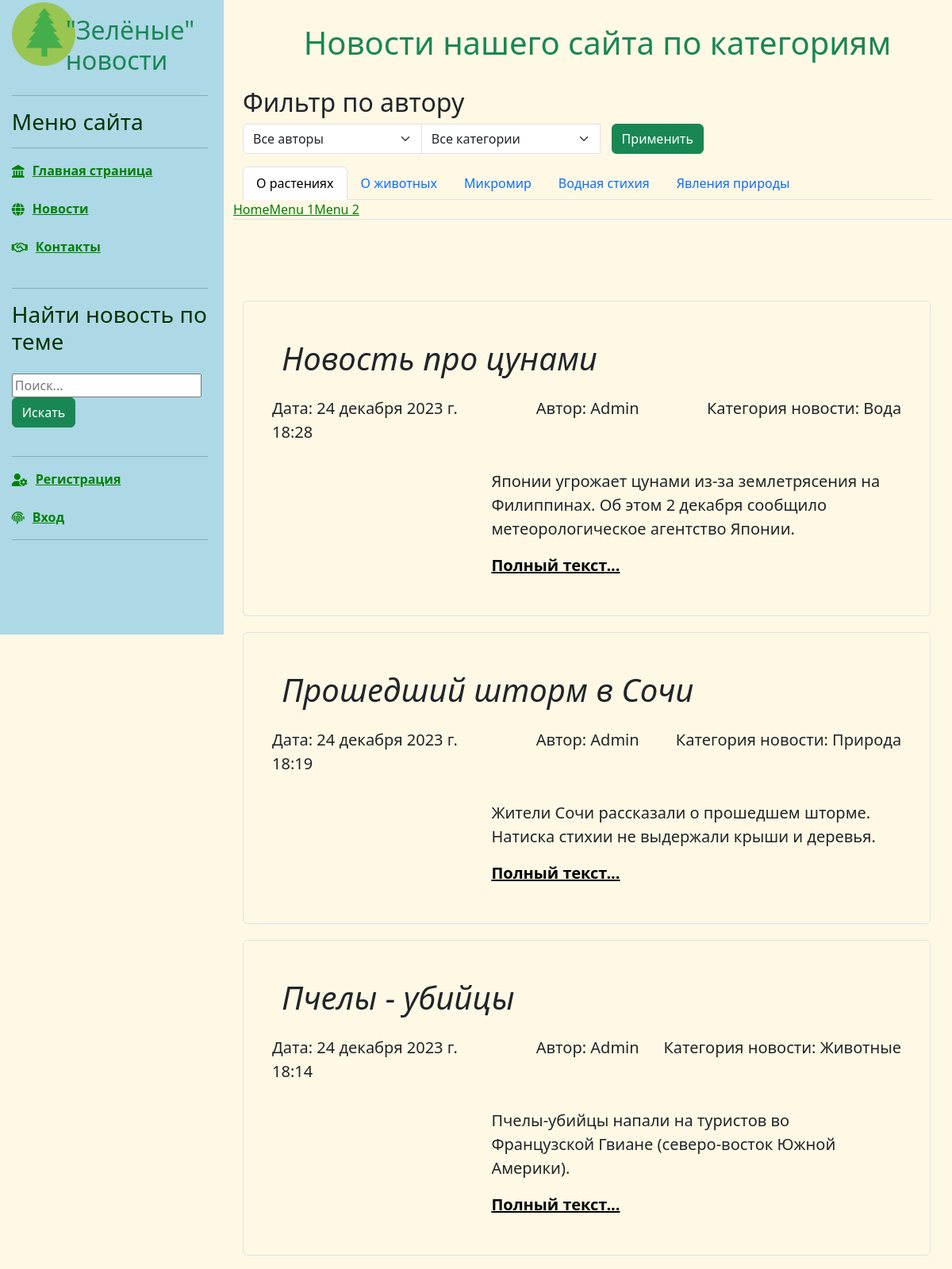
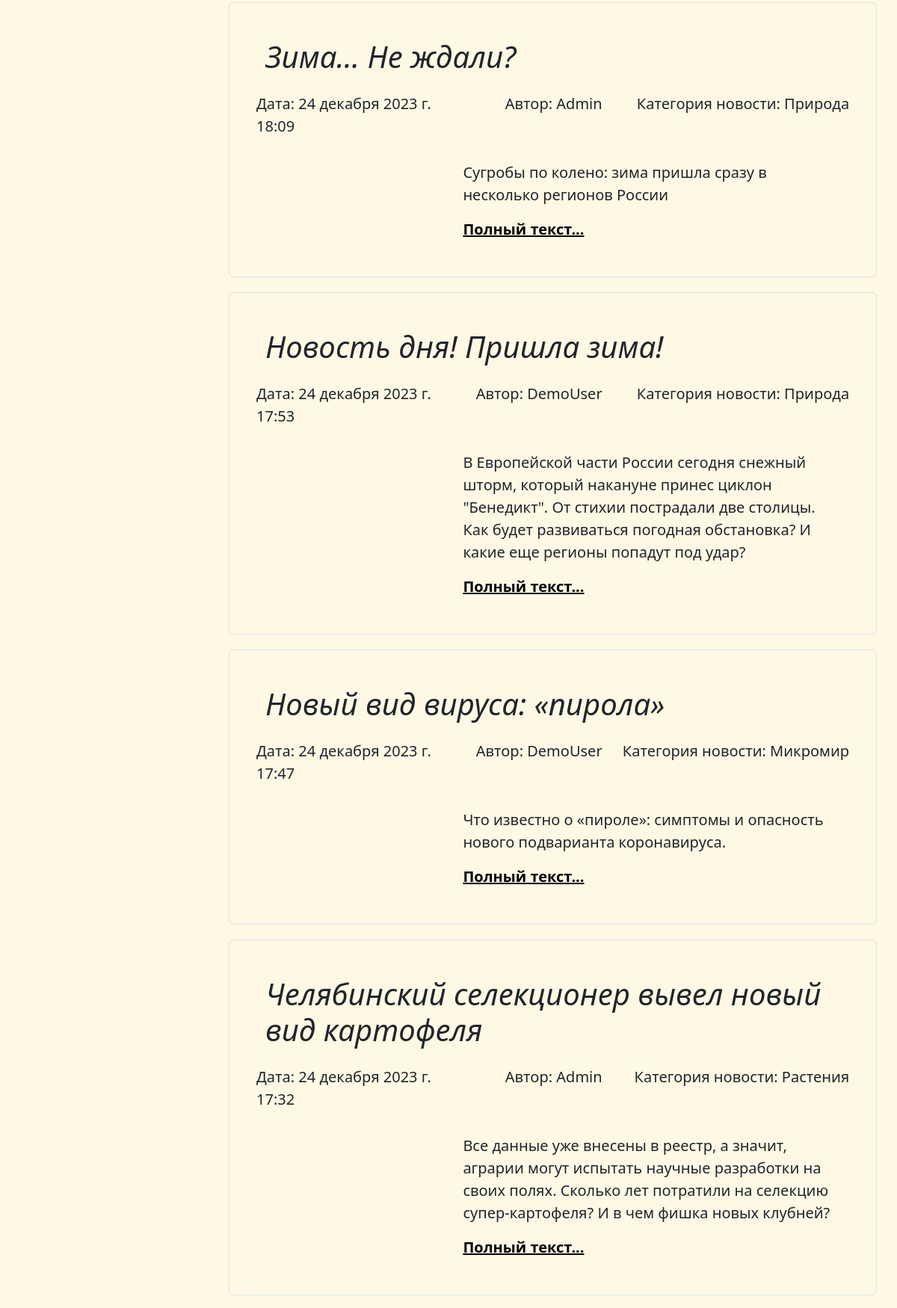
Page /news/news2/ (upper part) on the committed database (2 pictures, top to bottom).
### news/models.py (models this page shows, shortened)
class Article(models.Model):
    categories = (('A', 'Животные'),
                  ('P', 'Растения'),
                  ('M', 'Микромир'),
                  ('W', 'Вода'),
                  ('N', 'Природа'))
    author = models.ForeignKey(User, on_delete=models.CASCADE, null=True)
    title = models.CharField('Название', max_length=50, default='') #указывать длину обязательно#
    anouncement = models.TextField('Аннотация', max_length=250) #можно не указывать длину#
    text = models.TextField('Текст новости')
    date = models.DateTimeField('Дата публикации', auto_now=True) # auto_now=True - автоизменение новости auto_create=True - автосоздание новости#
    category = models.CharField(choices=categories, max_length=20, verbose_name='Категории')
    tags = models.ManyToManyField( to=Tag, blank=True, verbose_name='Теги')
    status = models.BooleanField(default=True)
    objects = models.Manager()
    published = PublishedToday()
    class Meta:
        ordering = ['title','date']
        verbose_name= 'Новость'
        verbose_name_plural='Новости'
    def get_absolute_url(self):
        return f'/news/{self.id}' # еще допускается ключ pk#
    class Meta:
        ordering = ['date','title']
        verbose_name ='Новость'
        verbose_name_plural ='Новости'

### news/views.py (the view)
# urls.py: path('news2/', views.news2),
def news2(request):
    user_list = User.objects.all() #Список всех юзеров#
    category_list = Article.categories
    if request.method == "POST":
        selected_a = int(request.POST.get('author_filter'))
        selected_c = int(request.POST.get('category_filter'))
        request.session['selected_a'] = selected_a
        request.session['selected_c'] = selected_c
        if selected_a == 0:
            articles = Article.objects.all().order_by('-date')
        else:
            articles = Article.objects.filter(author=selected_a).order_by('-date')
        if selected_c != 0:
            articles = articles.filter(category__icontains=category_list[selected_c - 1][0])
    else:
        selected_a = request.session.get('selected_a')
        if selected_a != None:  # если не пустое - находим нужные ноновсти
            articles = Article.objects.filter(author=selected_a)
        else:
            selected_a = 0
        selected_c = 0
        value = request.session.get('search_input')  # вытаскиваем из сессии значение поиска
        if value != None:  # если не пустое - находим нужные ноновсти
            articles = Article.objects.filter(title__icontains=value)
            del request.session['search_input']  # чистим сессию, чтобы этот фильтр не "заело"
        else:
            articles = Article.objects.all().order_by('-date')
    context = {'articles': articles, 'author_list': user_list,  'selected_a': selected_a, 'categories': category_list, 'selected_c': selected_c}
    return render(request, 'news/news2.html', context)

### news/templates/news/news2.html (shortened to what this page needs)
{% extends 'main/base.html' %}
{% load static %}
{% load bootstrap5 %}
{% block content %}
<div class="row">
    <div class="text-center" style="margin-top:30px;">
        <h1 class="text-success">Новости нашего сайта по категориям</h1><br/>
    </div>
    <div class="content_center">
        <h2>Фильтр по автору</h2>
        <div class="form-group col-8">
            <form method="post">
                <div class="input-group">
                    <select class="form-select" name="author_filter" style="widht:40%">
                        <option value="0">Все авторы</option>
                    </select>
                    <select class="form-select" name="category_filter" style="widht:40%">
                        <option value="0">Все категории</option>
                    </select>
                    <span class="input-group-btn">
                        <input type="submit" class="btn btn-success" value="Применить" style="margin: 0 15px">
                    </span>
                </div>
            </form>
        </div>
    </div>
    <br/>
    <div class="row px-4">
            <ul class="nav nav-tabs">
                <li class="nav-item">
                    <a class="nav-link active color:green" data-toggle="tab" href="#">О растениях</a>
                </li>
                <li class="nav-item">
                    <a class="nav-link" data-toggle="tab" href="#">О животных</a>
                </li>
                <li class="nav-item">
                    <a class="nav-link" data-toggle="tab" href="#">Микромир</a>
                </li>
                <li class="nav-item">
                    <a class="nav-link" data-toggle="tab" href="#">Водная стихия</a>
                </li>
                <li class="nav-item">
                    <a class="nav-link" data-toggle="tab" href="#">Явления природы</a>
                </li>
            </ul>
    </div>
     <ul class="nav nav-tabs">
  <li class="active"><a data-toggle="tab" href="#home">Home</a></li>
  <li><a data-toggle="tab" href="#menu1">Menu 1</a></li>
  <li><a data-toggle="tab" href="#menu2">Menu 2</a></li>
</ul>
<div class="tab-content">
</div>
</div>
    {% for article in articles %}
                    <div class="single_news">
                        <div class="p-4 p-md-5 border rounded" >
                            <h1 class="display-6 fst-italic"> {{ article.title }}</h1>
                                    <div class="row">
                                        <div class="col-md-4 lead px-0 my-3">Дата: {{ article.date }}</div>
                                        <div class="col-md-3 lead px-0 my-3 text-end">Автор: {{ article.author }} </div>
                                        <div class="col-md-5 lead px-0 my-3 text-end">Категория новости: {{ article.get_category_display }} </div>
                                    </div>
                            <div class="row">
                                <div class="col-4 ">
                                </div>
                                <div class="col-8 ">
                                  <p class="lead my-3">{{ article.anouncement }}</p>
                                  <p class="lead mb-0"><a href="{{ article.get_absolute_url }}" class="text-black fw-bold">Полный текст...</a></p>
                                </div>
                            </div>
                        </div>
                    </div>
    {% endfor %}
{% endblock %}

### main/static/main/css/style.css (style rules this page uses)
body { background-color: #FFFFFF; }
a { text-decoration:underline; color:green; }
body .single_news { margin-top:20px; float: left; width: 97%; }

### rows in the picture
Article: title "Новость про цунами", date "24 декабря 2023 г. 18:28", author "Admin", category "Вода", anouncement "Японии угрожает цунами из-за землетрясения на Филиппинах. Об этом 2 декабря сообщило метеорологическое агентство Японии."
Article: title "Прошедший шторм в Сочи", date "24 декабря 2023 г. 18:19", author "Admin", category "Природа", anouncement "Жители Сочи рассказали о прошедшем шторме. Натиска стихии не выдержали крыши и деревья."
Article: title "Пчелы - убийцы", date "24 декабря 2023 г. 18:14", author "Admin", category "Животные", anouncement "Пчелы-убийцы напали на туристов во Французской Гвиане (северо-восток Южной Америки)."
Article: title "Зима... Не ждали?", date "24 декабря 2023 г. 18:09", author "Admin", category "Природа", anouncement "Сугробы по колено: зима пришла сразу в несколько регионов России"
Article: title "Новость дня! Пришла зима!", date "24 декабря 2023 г. 17:53", author "DemoUser", category "Природа", anouncement "В Европейской части России сегодня снежный шторм, который накануне принес циклон \"Бенедикт\". От стихии пострадали две столицы. Как будет развиваться погодная обстановка? И какие еще регионы попадут под удар?"
Article: title "Новый вид вируса: «пирола»", date "24 декабря 2023 г. 17:47", author "DemoUser", category "Микромир", anouncement "Что известно о «пироле»: симптомы и опасность нового подварианта коронавируса."
Article: title "Челябинский селекционер вывел новый вид картофеля", date "24 декабря 2023 г. 17:32", author "Admin", category "Растения", anouncement "Все данные уже внесены в реестр, а значит, аграрии могут испытать научные разработки на своих полях. Сколько лет потратили на селекцию супер-картофеля? И в чем фишка новых клубней?"
